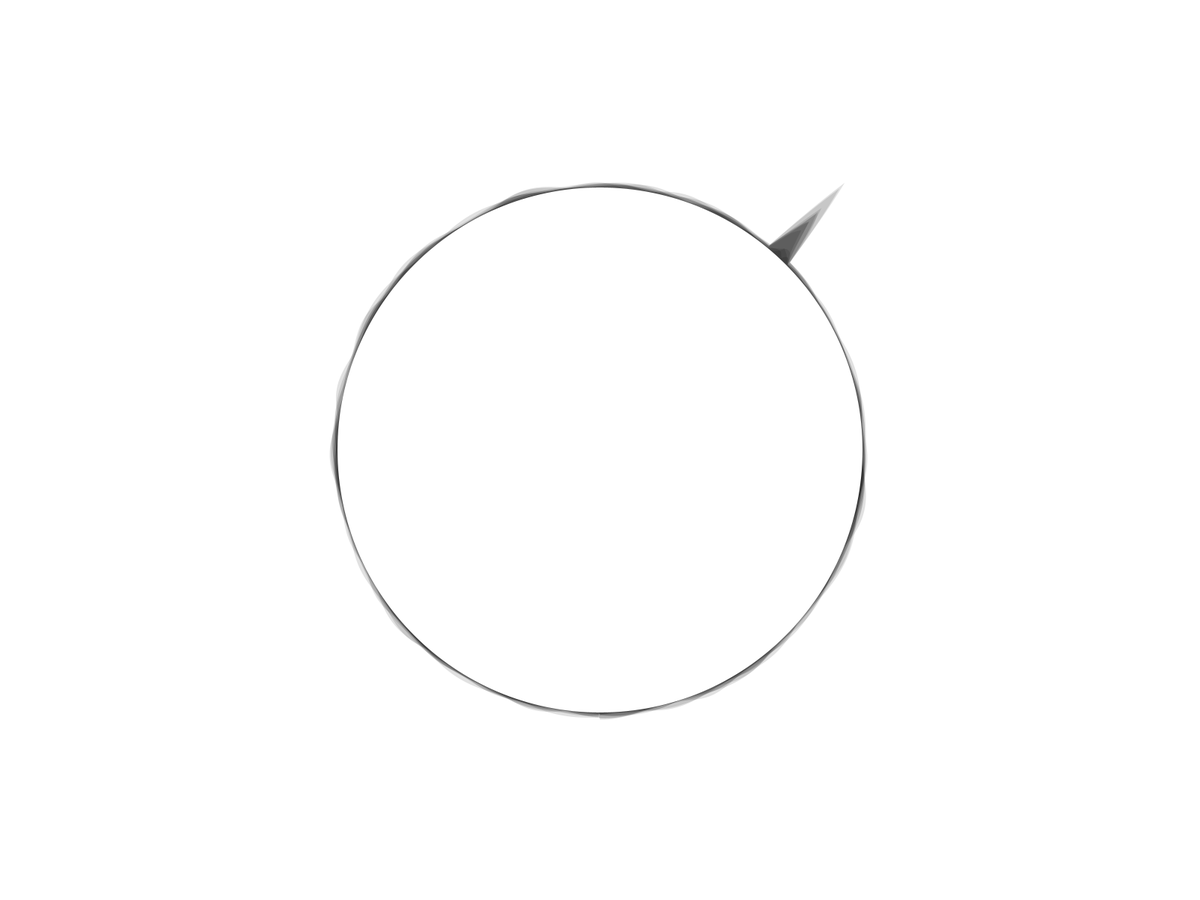
Frame 1 (no input)
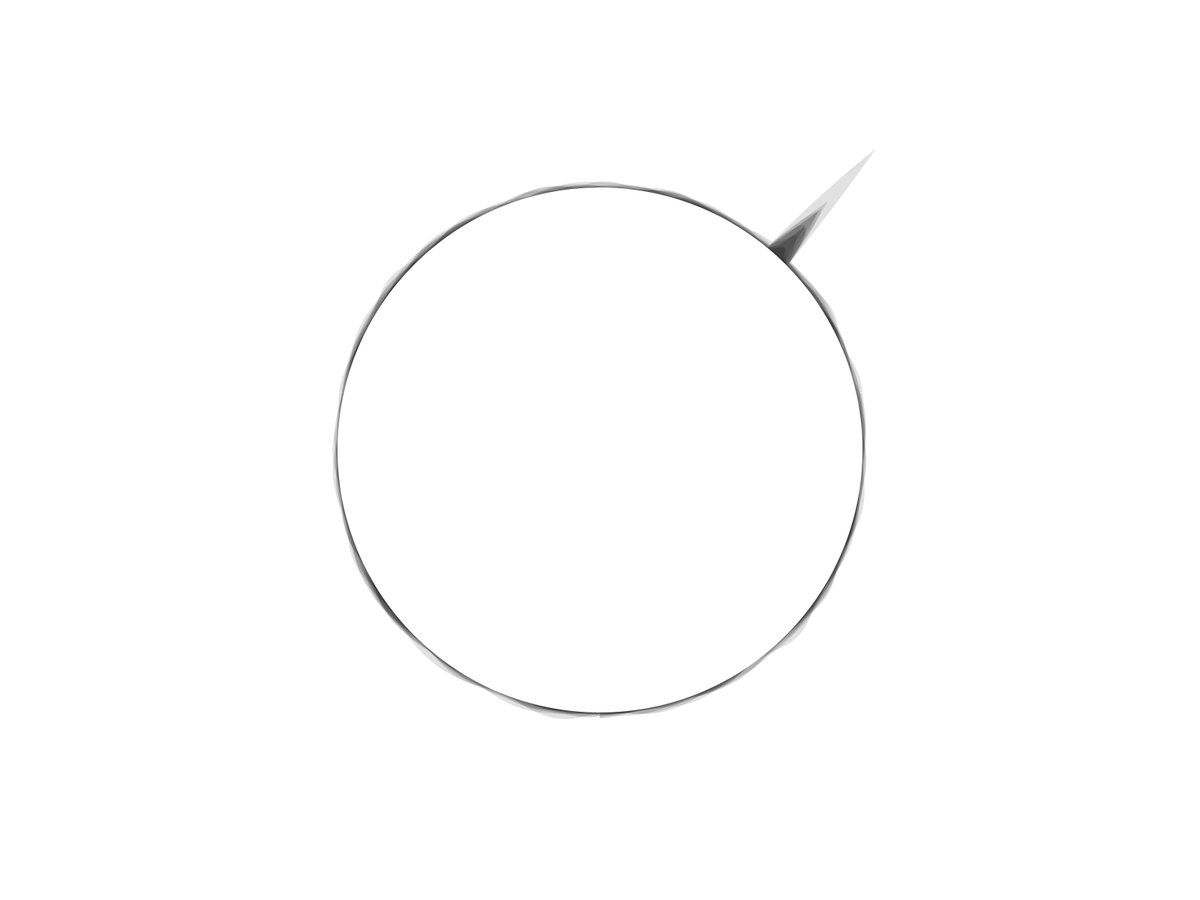
Frame 60 (the mouse pressed at the canvas centre just before this capture)
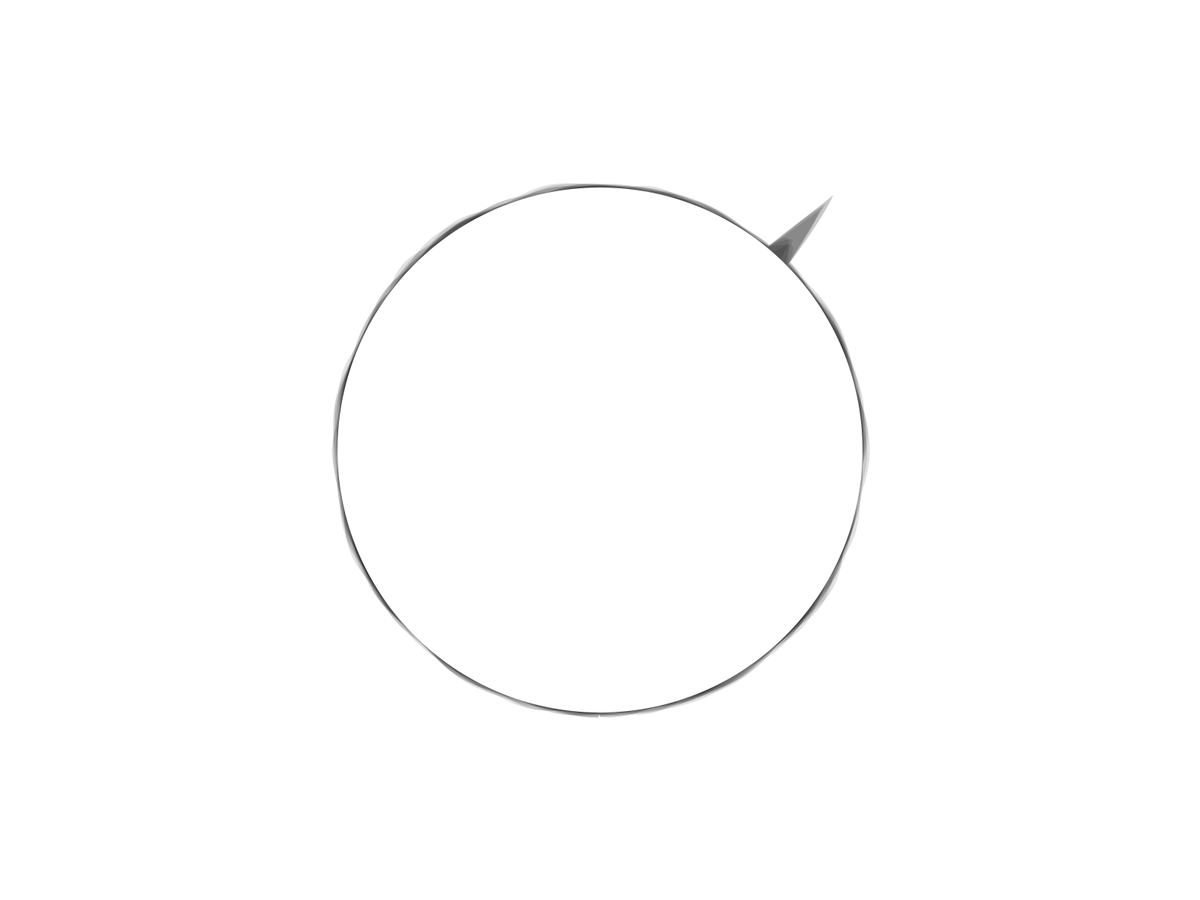
Frame 120 (the mouse held since frame 60 and released just before this capture)

The Processing sketch that drew these frames (run headless with seeded random() and noise(); from frame 60 on, the mouse is pressed at the canvas centre):

// Processing sketch: Rehoboam
// ── Rehoboam.pde
//Experimental divergency factor to multiply the current wave's amplitude
//DEFAULT: 15
float divergenceSeverity = 20;

//Interface radius
//Greater radius affects performance
//DEFAULT: 250
float radius = 350;

//Amount of overlapping waves
//Too many waves may reduce performance
//DEFAULT: 20
int waveAmount = 20;

// Randomness of a single wave's period and amplitude
// Too many components may smooth a wave too much
//DEFAULT: 5
int componentsPerWave = 5; 

//Factor in which a wave's period will be traveled by the drawer
//DEFAULT: 2
float wavePosAdd = 2;

//Minimum amplitude of a wave component
//Affects a wave's shape
//DEFAULT: 10
float minComponentAmp = 10;

//Maximum amplitude of a wave component
//Affects a wave's shape
//DEFAULT: 15
float maxComponentAmp = 15;

//Minimum period of a wave component
//Affects a wave's shape
//DEFAULT: 100
float minComponentPeriod = 100;

//Maximum period of a wave component
//Affects a wave's shape
//DEFAULT: 500
float maxComponentPeriod = 500;

ArrayList<Wave> waves = new ArrayList<Wave>();

void setup() {

  frameRate(60);
  fullScreen();

  for (int i = 0; i<waveAmount; i++) {
    waves.add(new Wave(componentsPerWave, minComponentAmp, maxComponentAmp, minComponentPeriod, maxComponentPeriod));
  }
}


void draw() {
  background(255);
  translate(width/2, height/2);
  fill(0, 0, 0, 30);
  noStroke();

  for (int i =0; i < waves.size(); i++) {
    waves.get(i).Draw(radius, wavePosAdd);
  }

  drawCenterCircle();
}

void drawCenterCircle() {
  fill(255);
  noStroke();
  ellipse(0, 0, radius*2, radius*2);
}

// ── Wave.pde
class Wave {

  ArrayList<WaveComponent> components;

  Wave(int cAmount, float minCamp, float maxCamp, float minPeriod, float maxPeriod) {
    components = new ArrayList<WaveComponent>();
    for (int i = 0; i<cAmount; i++) {
      components.add(new WaveComponent(random(minCamp, maxCamp), random(minPeriod, maxPeriod), random(TWO_PI), random(1) > 0.5));
    }
  }

  void Draw(float r, float wavePosAdd) {
    float wavePos = 1;
    float y = 0;
    float lastY = 0;
    beginShape();
    for (float i=0; i<=TWO_PI; i+= TWO_PI/1000) {
      for (WaveComponent c : components) {
        //EXPERIMENTAL DIVERGENCE
        //TODO: Make a divergence object (peak amplitude, atuation length, duration, etc)
        //TODO: Make a divergence array
        //TODO: Dinamically create divergencies
        //TODO: Dinamically check divergency array and deal properly
        if (wavePos >= 750 && wavePos <= 780) {
          y += c.evaluate(wavePos) * (map(abs(765-wavePos), 15, 0, divergenceSeverity/10, divergenceSeverity));
        } else {
          y += c.evaluate(wavePos);
        }
      }
      float dx = (r + ((y - lastY)/components.size()))* sin(i);
      float dy = (r + ((y - lastY)/components.size()))* cos(i);
      vertex(dx, dy);
      wavePos+=wavePosAdd;
      lastY = y;
    }
    endShape(CLOSE);
    for (WaveComponent c : components) {
      c.update();
    }
  }
}

// ── WaveComponent.pde
class WaveComponent {
  float amplitude;
  float period;
  float phase;
  boolean direction;

  WaveComponent(float amp, float period, float phase, boolean direction) {
    this.amplitude = amp;
    this.period = period;
    this.phase = phase;
    this.direction = direction;
  }

  float evaluate(float x) {
    return sin(this.phase + (TWO_PI * x) / this.period) * this.amplitude;
  }

  void update() {
    float increment = -0.08; //random(-0.1, 0);
    if(this.direction == true){
      this.phase = this.phase + increment ;
    }
    else{
      this.phase = this.phase - increment ;
    }
  }
}
